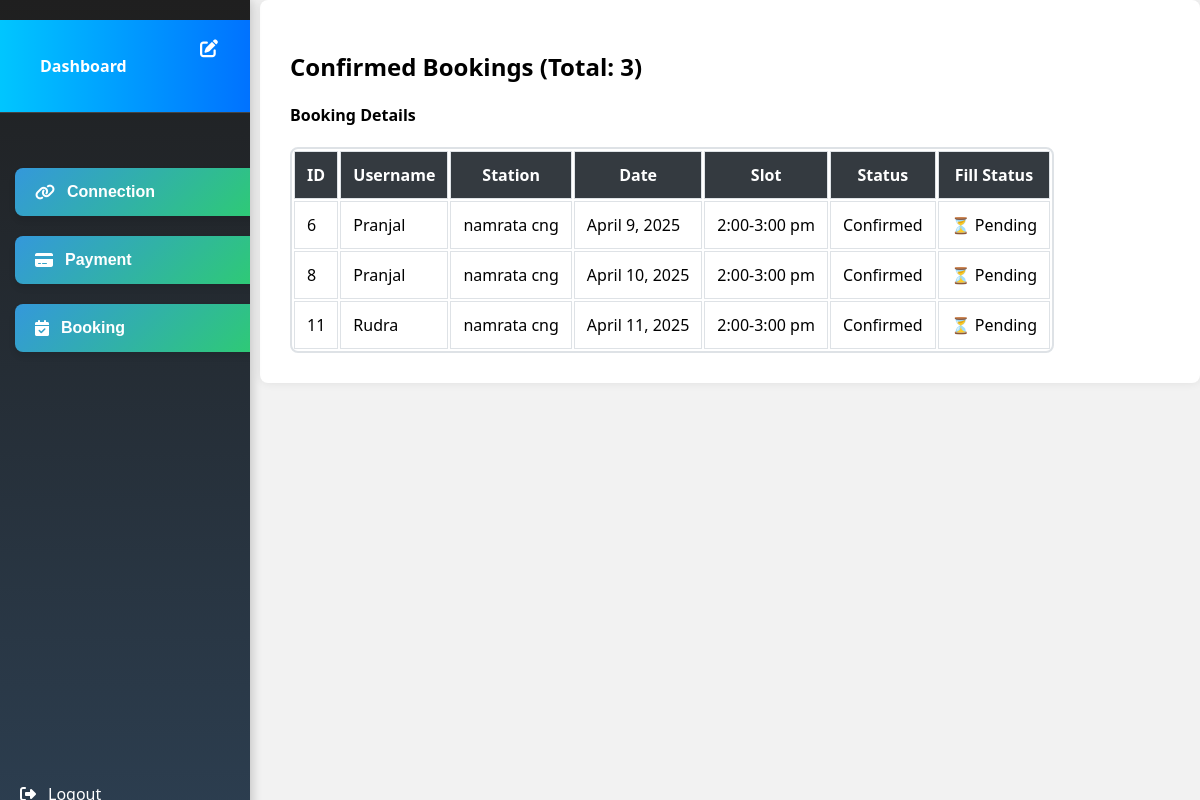
Screenshot of /dashboard/confirmed/ (signed in) with the database file from the repository.
### Gas/models.py (models this page shows, shortened)
class Booking(models.Model):
    STATUS_CHOICES = (
        ('Pending', 'Pending'),
        ('Approved', 'Approved'),
        ('Rejected','Rejected'),
    )
    FILL_STATUS_CHOICES = [
        ('Not filled','Not filled'),
        ('Filled','Filled'),
    ]
    user = models.ForeignKey(User,on_delete=models.CASCADE)
    name = models.CharField(max_length=100)
    city = models.ForeignKey(City,on_delete=models.CASCADE)
    station = models.ForeignKey(Station,on_delete=models.CASCADE)
    slot = models.ForeignKey(Slot,on_delete=models.CASCADE)
    date = models.DateField()
    status = models.CharField(max_length=50,choices=STATUS_CHOICES,default='Pending')
    fill_status = models.CharField(max_length = 20,choices = FILL_STATUS_CHOICES, default='Pending')

class Station(models.Model):
    city = models.ForeignKey(City, on_delete=models.CASCADE)
    name = models.CharField(max_length=100)
    def __str__(self):
        return self.name

class Slot(models.Model):
    time = models.CharField(max_length = 50,unique = True)
    def __str__(self):
        return self.time

### Gas/views.py (the view)
# urls.py: path('confirmed/',views.confirmed_bookings,name='confirmed_bookings'),
@login_required
def confirmed_bookings(request):
    if request.user.is_superuser:
        bookings = Booking.objects.filter(status="Approved")
    else:
        bookings = Booking.objects.filter(user=request.user, status="Approved")
    total_count = bookings.count()
    return render(request, "gas/confirmed_bookings.html", {"bookings": bookings, "total_count": total_count})

### templates/Gas/confirmed_bookings.html (shortened to what this page needs)
{% extends 'booking/base.html' %}
{% block content %}
<div class="container mt-4">
    <h2 class="text-center mb-4">Confirmed Bookings (Total: {{ total_count }})</h2>
    {% if bookings %}
    <div class="card shadow-sm p-3">
        <div class="card-body">
            <h4 class="text-center text-secondary mb-3">Booking Details</h4>
            <div class="table-responsive">
                <table class="table table-bordered text-center align-middle custom-table">
                    <thead>
                        <tr>
                            <th>ID</th>
                            <th>Username</th>
                            <th>Station</th>
                            <th>Date</th>
                            <th>Slot</th>
                            <th>Status</th>
                            <th>Fill Status</th>
                        </tr>
                    </thead>
                    <tbody>
                        {% for booking in bookings %}
                        <tr>
                            <td>{{ booking.id }}</td>
                            <td>{{ booking.user }}</td>
                            <td>{{ booking.station }}</td>
                            <td>{{ booking.date }}</td>
                            <td>{{ booking.slot }}</td>
                            <td>
                                <span class="badge bg-success">Confirmed</span>
                            </td>
                            <td>
                                {% if booking.fill_status == "filled" %}
                                    <span class="badge bg-success">✅ Filled</span>
                                {% else %}
                                    <span class="badge bg-warning text-dark">⏳ Pending</span>
                                {% endif %}
                            </td>
                        </tr>
                        {% endfor %}
                    </tbody>
                </table>
            </div>
        </div>
    </div>
    {% else %}
    <p class="text-center text-muted">No confirmed bookings available.</p>
    {% endif %}
</div>
{% endblock %}

### templates/booking/base.html (style rules this page uses)
body { font-family: 'Segoe UI', sans-serif; margin: 0; padding: 0; display: flex; background-color: #f2f2f2; }

### templates/Gas/confirmed_bookings.html (style rules this page uses)
.custom-table { border: 2px solid #dee2e6; border-radius: 8px; overflow: hidden; background: white; }
.custom-table th, .custom-table td { border: 1px solid #dee2e6; padding: 12px; }
.custom-table th { background-color: #343a40; color: white; font-weight: bold; }

### rows the page displays
Booking: id "6", user "Pranjal", station "namrata cng", date "April 9, 2025", slot "2:00-3:00 pm", fill_status "⏳ Pending"
Booking: id "8", user "Pranjal", station "namrata cng", date "April 10, 2025", slot "2:00-3:00 pm", fill_status "⏳ Pending"
Booking: id "11", user "Rudra", station "namrata cng", date "April 11, 2025", slot "2:00-3:00 pm", fill_status "⏳ Pending"

### other values shown
{{ total_count }} "3"
